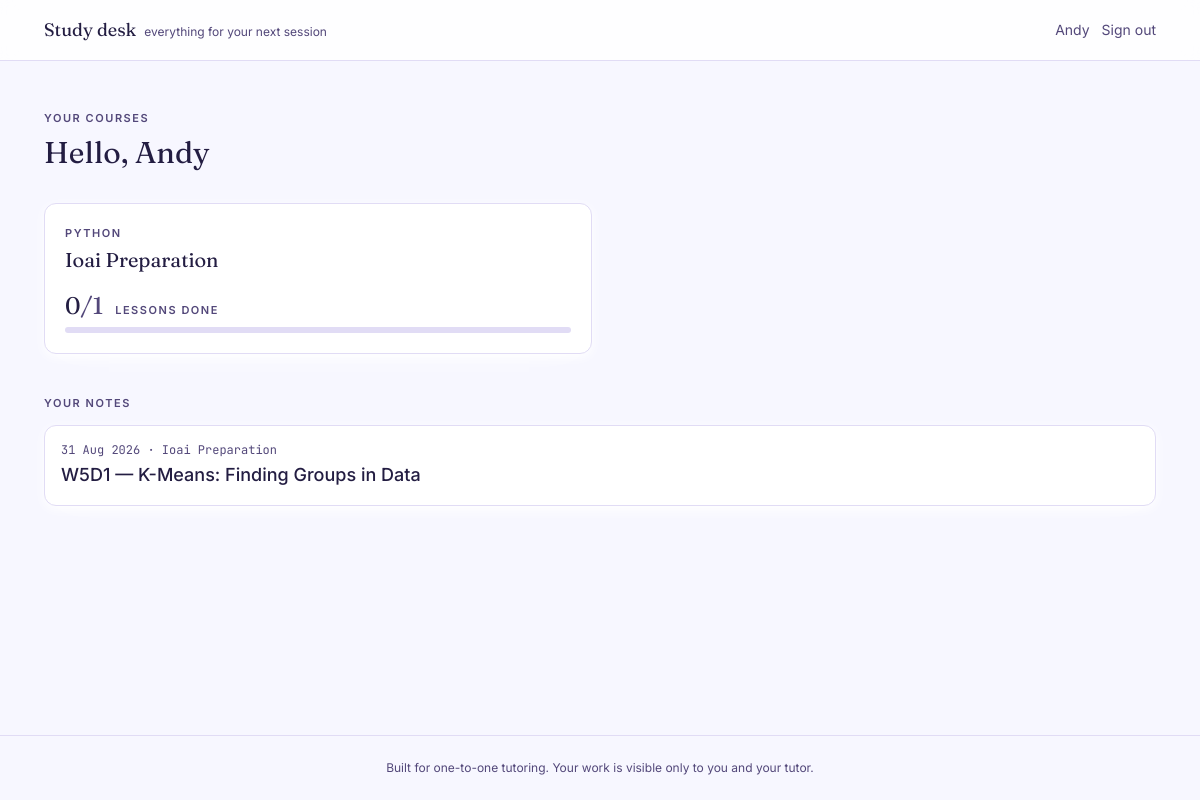
Screenshot of / (signed in) with the database file from the repository.
### accounts/models.py (models this page shows, shortened)
class StudentProfile(models.Model):
    PLATFORMS = [
        ("fiverr", "Fiverr"),
        ("preply", "Preply"),
        ("direct", "Direct / Zoom"),
    ]
    user = models.OneToOneField(
        settings.AUTH_USER_MODEL, on_delete=models.CASCADE, related_name="student_profile"
    )
    display_name = models.CharField(
        max_length=60, help_text="What the student is called in lessons. A first name is enough."
    )
    platform = models.CharField(max_length=20, choices=PLATFORMS, default="direct")
    is_minor = models.BooleanField(
        default=False, help_text="Tick if under 18. Guardian contact is then required."
    )
    guardian_email = models.EmailField(
        blank=True, help_text="Only for students under 18. Leave empty otherwise."
    )
    notes = models.TextField(
        blank=True, help_text="Teaching notes only. Do not store anything sensitive here."
    )
    created_at = models.DateTimeField(auto_now_add=True)
    class Meta:
        ordering = ["display_name"]

### learning/models.py (models this page shows, shortened)
class Course(models.Model):
    SUBJECTS = [
        ("python", "Python"),
        ("data", "Data science"),
        ("ml", "Machine learning / computer vision"),
        ("matlab", "MATLAB"),
        ("robotics", "Arduino / Webots robotics"),
        ("exam", "Exam preparation"),
    ]
    title = models.CharField(max_length=120)
    slug = models.SlugField(unique=True)
    subject = models.CharField(max_length=20, choices=SUBJECTS, default="python")
    description = models.TextField(blank=True)
    is_published = models.BooleanField(
        default=True, help_text="Untick to hide from students while you build it."
    )
    created_at = models.DateTimeField(auto_now_add=True)
    class Meta:
        ordering = ["title"]

class Lesson(models.Model):
    course = models.ForeignKey(Course, on_delete=models.CASCADE, related_name="lessons", null=True, blank=True)
    student = models.ForeignKey(
        settings.AUTH_USER_MODEL, on_delete=models.CASCADE, related_name="personal_lessons",
        null=True, blank=True, help_text="Set for a dated document written for one student.",
    )
    date = models.DateField(null=True, blank=True, help_text="Orders this on the student's timeline.")
    order = models.PositiveIntegerField(default=1, help_text="Position in the course (shared curriculum lessons only).")
    title = models.CharField(max_length=140)
    subtitle = models.CharField(max_length=255, blank=True)
    description = models.TextField(blank=True, help_text="What the student will do this session. (Legacy field — new lessons use markdown_source.)")
    markdown_source = models.TextField(blank=True, help_text="The lesson document. See skills/FORMAT_SPEC.md.")
    meta = models.JSONField(default=dict, blank=True, help_text="Unknown front-matter keys, rendered as header pills.")
    hint_seconds_default = models.PositiveIntegerField(default=20)
    is_published = models.BooleanField(default=True, help_text="Locked (unticked) lessons are invisible to the student.")
    class Meta:
        ordering = ["-date", "order", "id"]
    @property
    def is_document(self):
        return bool(self.markdown_source)

### learning/views.py (the view)
# urls.py: path("", views.dashboard, name="dashboard"),
@login_required
def dashboard(request):
    courses = enrolled_courses(request.user)
    cards = [{"course": c, **course_progress(request.user, c)} for c in courses]
    notes = student_lessons(request.user)
    return render(request, "learning/dashboard.html", {"cards": cards, "notes": notes})

### learning/services.py (called while the page is built)
def enrolled_courses(user):
    return Course.objects.filter(
        enrollments__student=user, enrollments__is_active=True, is_published=True
    ).distinct()

def student_lessons(student, *, include_locked=False):
    qs = Lesson.objects.filter(student=student).order_by("-date", "-id")
    if not include_locked:
        qs = qs.filter(is_published=True)
    return qs

### templates/learning/dashboard.html (shortened to what this page needs)
{% extends "base.html" %}
{% block content %}
<p class="eyebrow">Your courses</p>
<h1 class="mt-2 font-display text-3xl">Hello, {{ user.student_profile.display_name|default:user.username }}</h1>
{% if cards %}
<div class="mt-8 grid gap-4 sm:grid-cols-2">
  {% for card in cards %}
    <a href="{% url 'course_detail' card.course.slug %}" class="card block p-5 transition hover:border-mint-400">
      <p class="eyebrow">{{ card.course.get_subject_display }}</p>
      <h2 class="mt-1 font-display text-xl">{{ card.course.title }}</h2>
      <div class="mt-5">{% include "learning/_meter.html" with done=card.done total=card.total percent=card.percent %}</div>
    </a>
  {% endfor %}
</div>
{% else %}
<div class="card mt-8 p-8 text-center">
  <p class="font-display text-xl">No course yet</p>
  <p class="mt-2 text-sm text-slate-500">Your tutor adds your course here before your first session. Message them if you expected to see one.</p>
</div>
{% endif %}
{% if notes %}
<p class="eyebrow mt-10">Your notes</p>
<ol class="mt-3 divide-y divide-line overflow-hidden rounded-xl border border-line bg-card shadow-card">
  {% for note in notes %}
    <li>
      <a href="{% url 'lesson_detail' note.id %}" class="flex items-center justify-between gap-4 p-4 transition hover:bg-paper">
        <div class="min-w-0">
          <p class="font-mono text-xs text-slate-500">{{ note.date }}{% if note.course %} · {{ note.course.title }}{% endif %}</p>
          <p class="mt-0.5 font-medium">{{ note.title }}</p>
        </div>
      </a>
    </li>
  {% endfor %}
</ol>
{% endif %}
{% endblock %}

### templates/base.html (shortened to what this page needs)
{% load static %}<!doctype html>
<html lang="en" class="h-full">
<head>
<link rel="stylesheet" href="{% static 'css/app.css' %}">
</head>
<body class="min-h-full flex flex-col">
<header class="border-b border-line bg-card/80 backdrop-blur">
  <div class="mx-auto flex max-w-6xl items-center justify-between px-5 py-4">
    <a href="{% url 'dashboard' %}" class="flex items-baseline gap-2">
      <span class="font-display text-lg text-ink">Study desk</span>
      <span class="hidden text-xs text-slate-500 sm:inline">everything for your next session</span>
    </a>
    <div class="flex items-center gap-3 text-sm">
      {% if user.is_authenticated %}
        <span class="hidden text-slate-500 sm:inline">{{ user.student_profile.display_name|default:user.username }}</span>
      {% endif %}
      {% if user.is_authenticated %}
        <form method="post" action="{% url 'logout' %}">{% csrf_token %}
          <button class="text-slate-500 hover:text-ink">Sign out</button>
        </form>
      {% endif %}
    </div>
  </div>
</header>
<main id="main" class="mx-auto w-full max-w-6xl flex-1 px-5 py-8 sm:py-12">
  {% block content %}{% endblock %}
</main>
<footer class="border-t border-line py-6 text-center text-xs text-slate-500">
  Built for one-to-one tutoring. Your work is visible only to you and your tutor.
</footer>
</body>
</html>

### templates/learning/_meter.html (shortened to what this page needs)
<div class="flex items-baseline gap-3">
  <span class="font-display text-2xl leading-none">{{ done }}<span class="text-slate-500">/{{ total }}</span></span>
  <span class="eyebrow">lessons done</span>
</div>
<div class="mt-2 h-1.5 w-full overflow-hidden rounded-full bg-line" role="progressbar"
     aria-valuenow="{{ percent }}" aria-valuemin="0" aria-valuemax="100"
     aria-label="Course progress">
</div>

### rows the page displays
Course: course.subject "PYTHON", course "Ioai Preparation", done "0", is_published "1"
Lesson: date "31 Aug 2026", course "Ioai Preparation", title "W5D1 — K-Means: Finding Groups in Data"

### other values shown
{{ user.student_profile.display_name|default:user.username }} "Andy"
